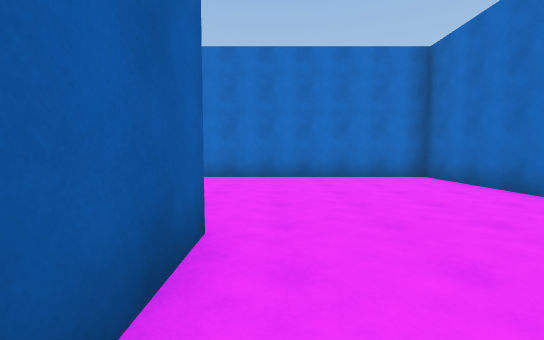
View 1 (above)

24 first-person views from a walk through a Unity game level. The camera is 1.4 m above the floor, tilts 4° down and sees 90° across. The floor is counted in squares, 2 m on a side. Each view is taken from the middle of a square. On the plan, view 1 faces up. The plan holds only what a view shows up to about 9 squares ahead; the rest is blank. The place goes on beyond the plan. The player character is not drawn.

View 2
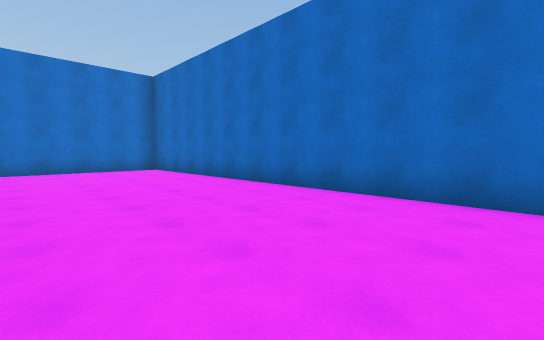

View 3
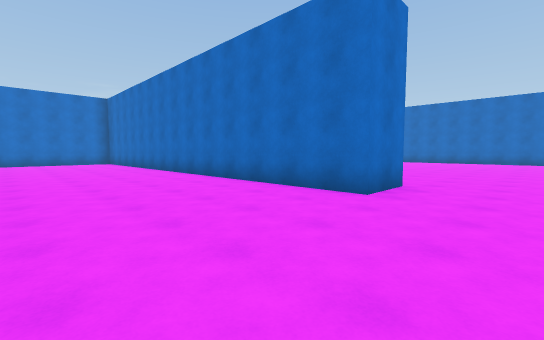

View 4
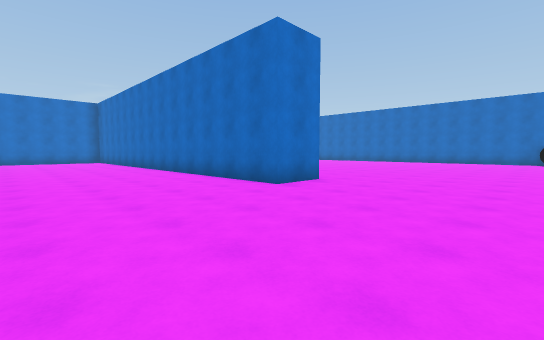

View 5
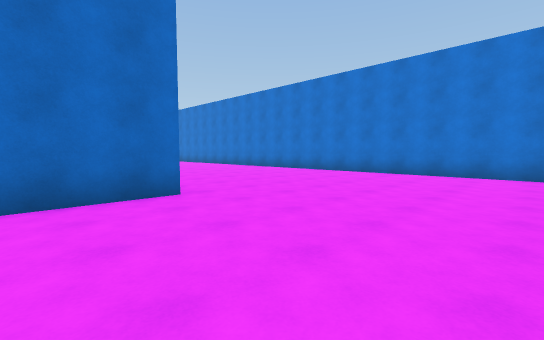

View 6
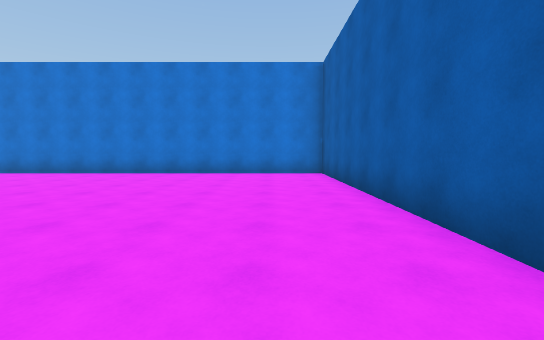

View 7
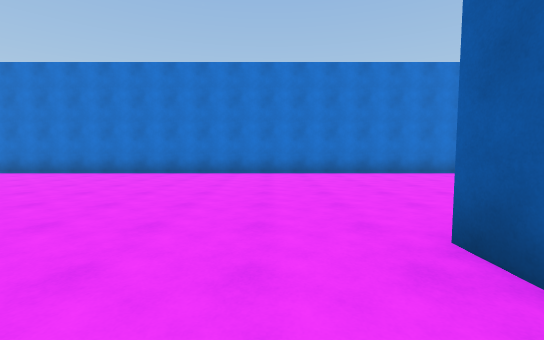

View 8
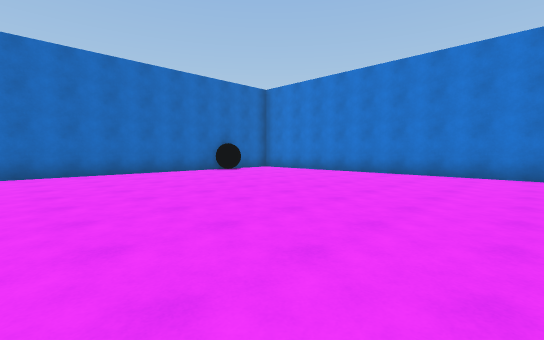

View 9
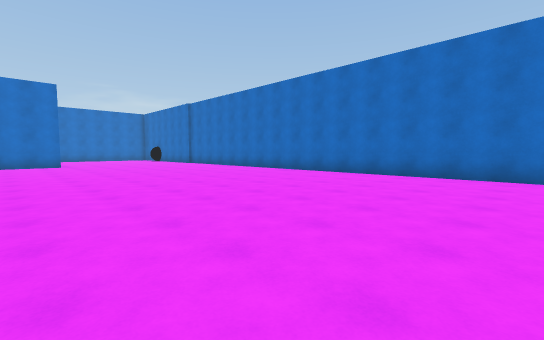

View 10
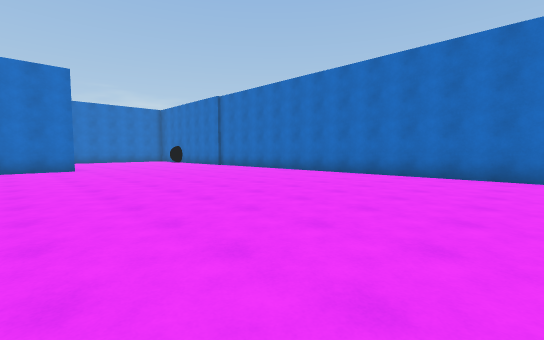

View 11
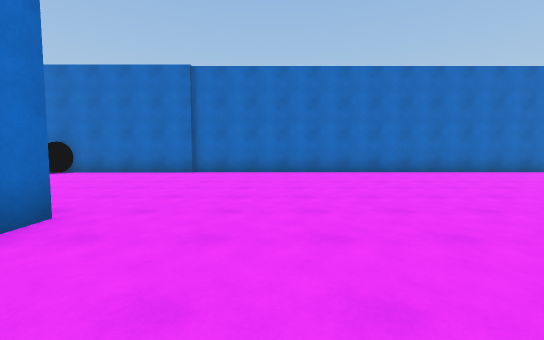

View 12
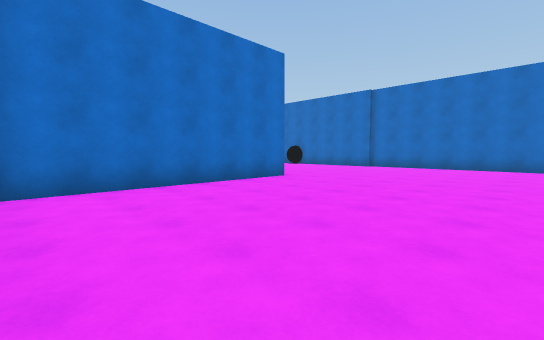

View 13
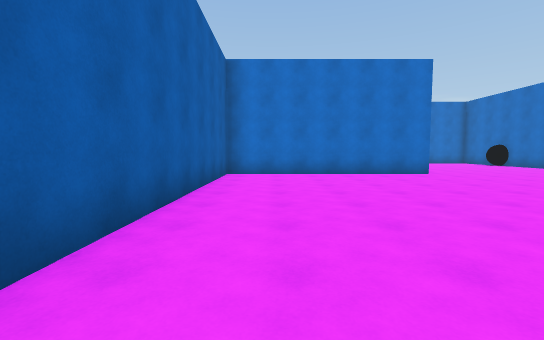

View 14
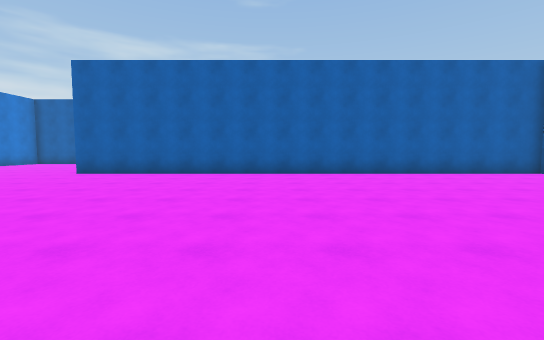

View 15
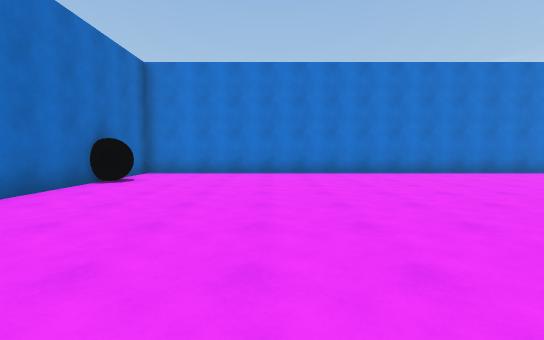

View 16
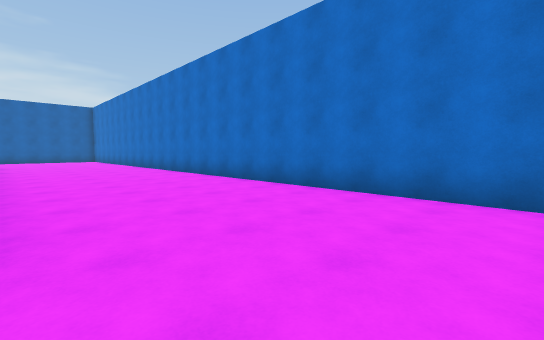

View 17
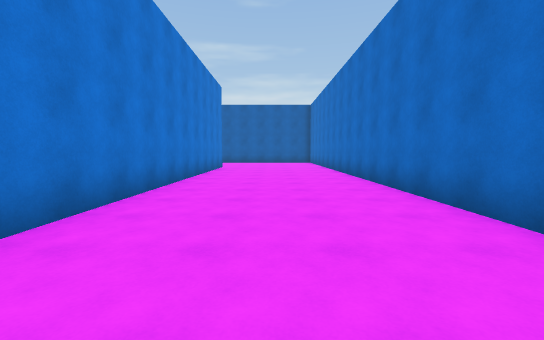

View 18
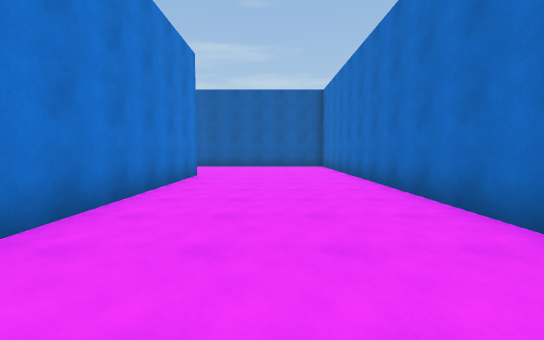

View 19
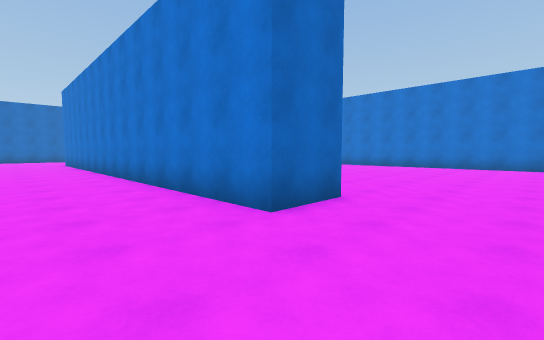

View 20
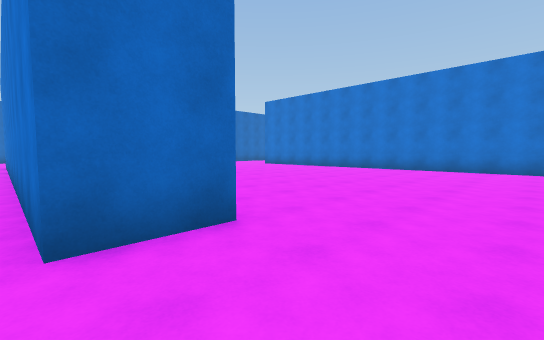

View 21
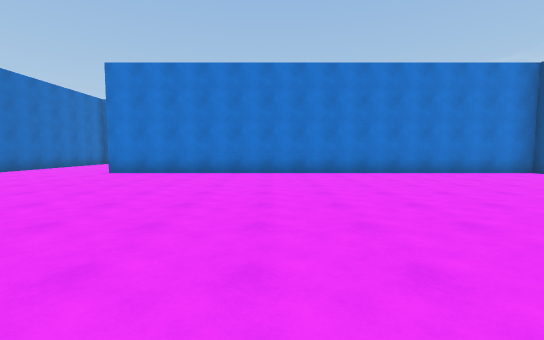

View 22
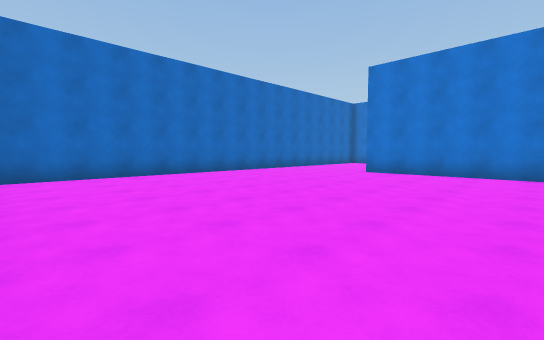

View 23
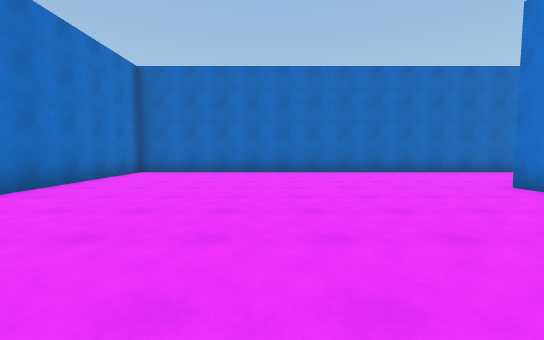

View 24
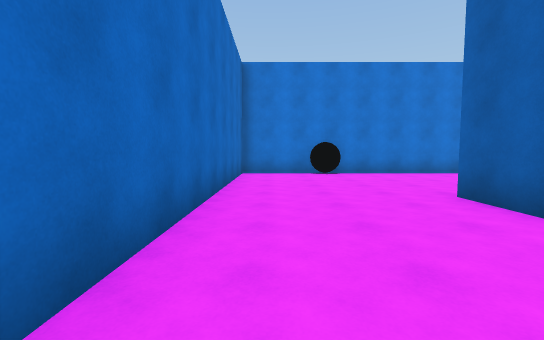

### Floor plan
Points are (right, up) in squares from view 1. A wall is a line through its corners. A room is listed if a view was taken in it or the views show most of it. See-through windows are left out.
Room 1 (views 1, 2, 3, 4, 5, 6, 7, 8, 9, 10, 11, 12, 13, 14, 15, 16, 17, 18, 19)
walls: (-0.6, 2.4) (-0.6, 0.5); (-0.6, -6.5) (-0.6, -13.6) (17.9, -13.6) (17.9, 11.5); (11.9, 7.3) (5.6, 7.3) (5.6, -7) (4.1, -7) (4.1, 7.3) (-16, 7.3); (-14.8, 2.8) (-4.9, 2.8)
ways out: opening at (-16, 3.3) to room 2
Room 2 (views 20, 21, 22, 23, 24)
walls: (-9, -13.6) (-2.1, -13.6) (-2.1, 1.3) (-6.8, 1.3); (-17.5, -7.6) (-5.8, -7.6) (-5.8, -9.1); (-14.8, 1.2) (-14.8, 2.8)
ways out: opening at (-16, 3.3) to room 1

Positions as (right, up) in squares from view 1, and headings:
1: (0, 0), facing up
2: (0, -3), facing up-right
3: (0, -9), facing up-right
4: (0, -11), facing up-right
5: (0, -5), facing down-right
6: (1, -5), facing down
7: (7, -5), facing down
8: (9, -5), facing down-right
9: (10, -7), facing up-right
10: (10, -4), facing up-right
11: (9, 5), facing right
12: (6, 2), facing up-right
13: (7, -1), facing up
14: (14, -1), facing left
15: (14, -5), facing down
16: (1, 3), facing up-left
17: (-3, 5), facing left
18: (-7, 5), facing left
19: (-17, 5), facing down-right
20: (-17, 3), facing down-right
21: (-11, 1), facing down
22: (-10, 1), facing down-right
23: (-11, -3), facing right
24: (-3, -5), facing down
